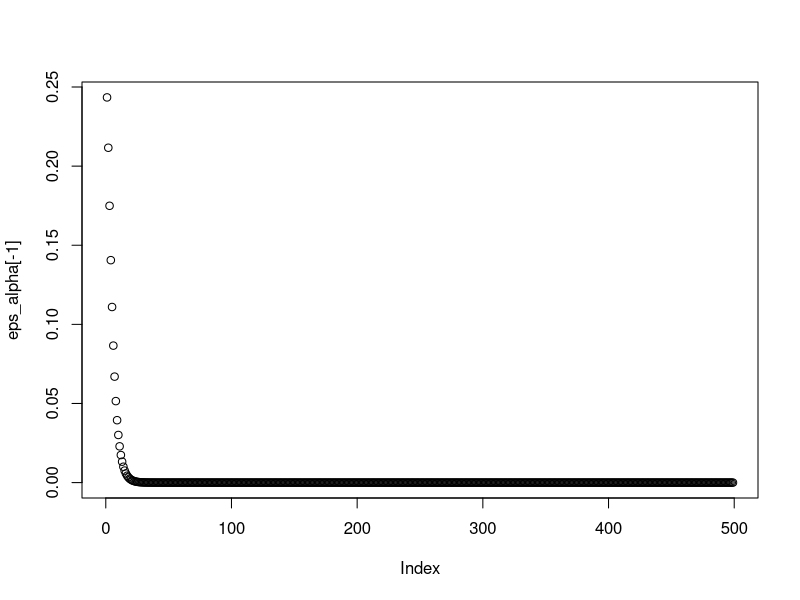
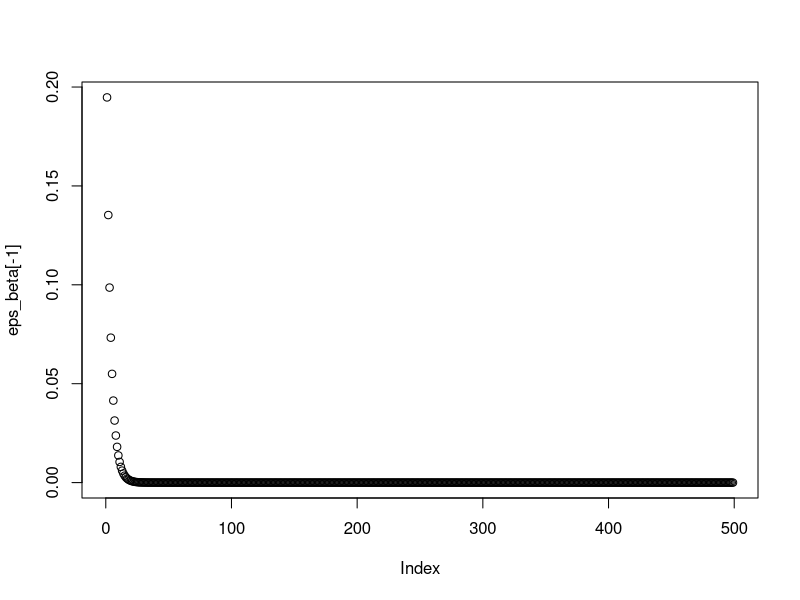

Recreate these plots in R, in order. (Note: this script raises an error after producing the figures.)
# Petit script de calcul des trajets via une chaîne de Markov (+/-)
# Orginal: Guillaume (+ qqes notations de François)


# génération de montées x et descentes y d'une ligne de longueur (= nombre arrêts) l


#  Exemple 1 : l=8 
x = c(30, 15, 50, 15, 0, 20, 5, 0) # Nombre de gens qui montent
y = c(0, 10, 30, 40, 25, 0, 10, 20) # Nombre de gens qui descendent

#  Exemple 2 : l=10 
#   x = c(30, 15, 50, 15, 0, 20, 5, 30,20,0) # Nombre de gens qui montent
#   y = c(0, 10, 30, 40, 25, 0, 10, 50,0,20) # Nombre de gens qui descendent
# ici, le bus est vide entre les arrêts 8 et 9 


l = length(x) # Longueur du trajet

X=cumsum(x) # Nombre cumulé de gens qui montent
Y=cumsum(y) # Nombre cumulé de gens qui descendent. Il faut que $X_j\ge Y_j$ pour tout $j$, et que $X_l=Y_l$

transit=X-Y  #  ici un vecteur de longueur l, équivalent à transit_ij qui était de longueur l-1
t=c(1,transit)[-(l+1)] # "transit d'avant". La valeur t[1]=1 permet de définir p_out[1]=0/1=0

p_in = x / sum(x) # Probabilité de montée 
p_out = y / t # Probabilité de descente
c = 1 - p_out # Probabilité de continuer


Ptr = matrix(0, l, l)
for(i in 1:(l-1)){
  for(j in (i+1):l){
  	c_trunc_right=c[-(j:l)]
  	c_trunc=c(1,c_trunc_right)[-(1:(i+1))]
  	Ptr[i, j]=p_in[i]*prod(c_trunc)*p_out[j]   
  }
}

# Note: le code marche parce que, pour j=i+1, on a prod(numeric(0))=1, ce qui est assez chanceux... 


# Affichage en probs 
Ptr
# Affichage en effectifs (les marges donnent x et y)
N=Ptr*sum(x); N 

# les marges donnent x et y:
#  rowSums(N)-x == 0
#   colSums(N)-y == 0

###### iterative fitting ######


Nloop=500

beta=c(0,rep(1/(l-1),l-1))
alpha_old=c(rep(1/(l-1),l-1),0)
beta_old=c(0,rep(1/(l-1),l-1))
eps_alpha=c()
eps_beta=c()

for (r in 1:Nloop){
alpha=c((1/(sum(beta*y)-cumsum((beta*y))))[-l],0)  # formule (9) du document MaxEnt_une_ligne_v2.pdf
beta=c(0,(1/cumsum(c(0,alpha*x))[-l])[-1]) # idem
eps_alpha[r]=sum((alpha-alpha_old)^2)  # donne une idée de la convergence
eps_beta[r]=sum((beta-beta_old)^2) # donne une idée de la convergence
alpha_old=alpha
beta_old=beta
}

plot(eps_alpha[-1])
plot(eps_beta[-1])


I_j_greater_i=matrix(0,l,l)
for (i in 1:l){
	for (j in (i+1):l){
		I_j_greater_i[i,j]=1
	}
}
I_j_greater_i # matrice $I(j>i)$

a=alpha*x
b=beta*y
N_approx=diag(a)%*%I_j_greater_i%*%diag(b); N_approx

max(abs(N-N_approx)) # 8.348877e-14
